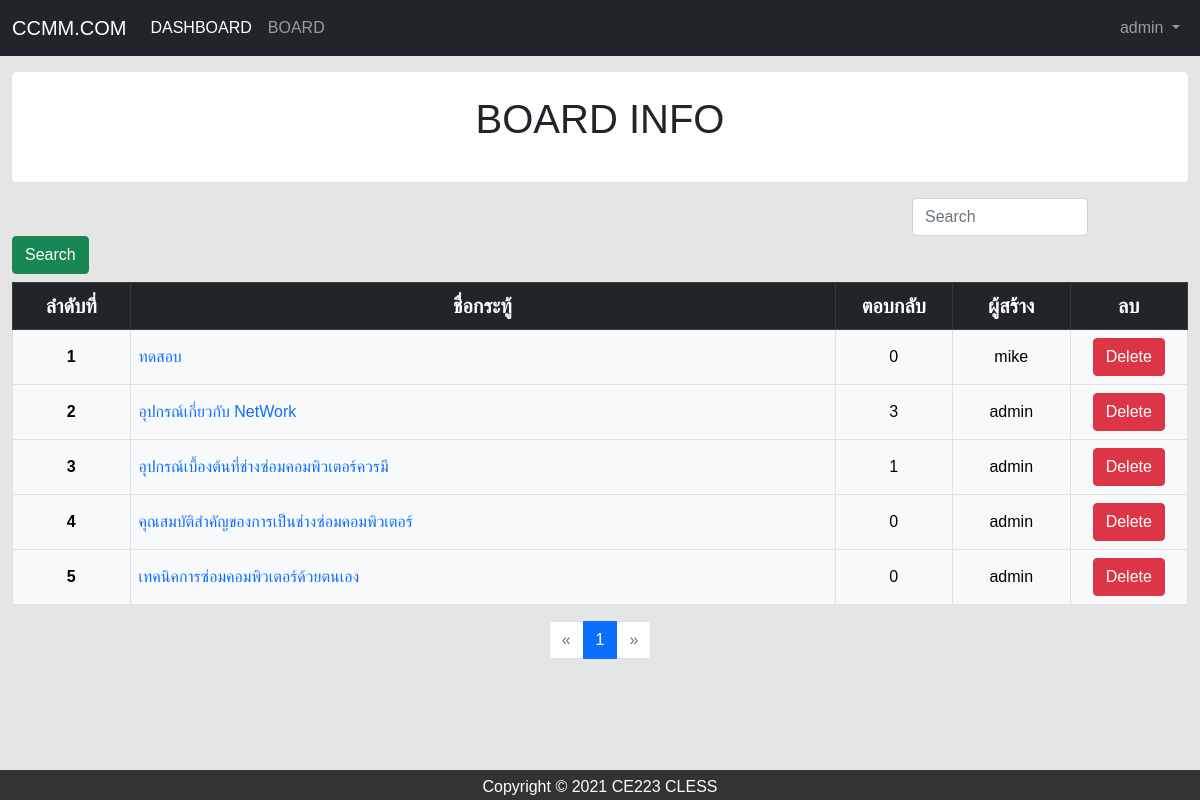
The page /admin/admin_home.php?x=blog_info&page (signed in) on the database its author committed.
### tables this page shows
CREATE TABLE `board` (
  `b_id` int(11) NOT NULL,
  `u_id` int(11) NOT NULL,
  `b_title` text NOT NULL,
  `b_detail` text NOT NULL,
  `b_date` datetime NOT NULL,
  `b_view` int(10) NOT NULL,
  `b_reply` int(10) NOT NULL,
  `b_cate` varchar(1) NOT NULL
);

CREATE TABLE `masterlogin` (
  `ID` int(11) NOT NULL,
  `username` varchar(20) NOT NULL,
  `email` varchar(50) NOT NULL,
  `password` varchar(20) NOT NULL,
  `firstname` varchar(50) NOT NULL,
  `lastname` varchar(50) NOT NULL,
  `address` varchar(100) NOT NULL,
  `phone` varchar(10) NOT NULL,
  `role` varchar(5) NOT NULL,
  `text` varchar(200) NOT NULL,
  `nickname` varchar(20) NOT NULL,
  `sex` varchar(4) NOT NULL,
  `Github` varchar(50) NOT NULL,
  `Twitter` varchar(50) NOT NULL,
  `Instagram` varchar(50) NOT NULL,
  `Facebook` varchar(50) NOT NULL,
  `image` text NOT NULL
);

### admin/blog_info.php (the view, shortened to what this page needs)
    <div class="container">
      <div class="row">
        <div class="col-12 col-sm-12 mt-3">
          <div class="alert alert-light " role="alert">
           <p class="fs-1 text-dark" align="center">BOARD INFO</p>
          </div>
        </div>
      </div>
      <form action="" method="post" id="form" enctype="multipart/form-data">
        <div class="row">
          <div class="col-9"></div>
      <div class="col-2">
        <input type="text" name="search" class="form-control" placeholder="Search">
      </div>
      <div class="col">
      <input type="submit" class="btn btn-success" name="btn-search" value="Search" >
      </div>
    </div>
    </form>
        <div class="col-12 col-sm-12 mt-2">
          <table class="table table-light table-bordered">
            <thead>
              <tr class="fs-5 table-dark">
                <th scope="col" width="10%" class="text-center">ลำดับที่</th>
                <th scope="col" width="60%" class="text-center">ชื่อกระทู้</th>
                <th scope="col" width="10%" class="text-center">ตอบกลับ</th>
                <th scope="col" width="10%" class="text-center">ผู้สร้าง</th>
                <th scope="col" width="10%" class="text-center">ลบ</th>
              </tr>
            </thead>
            <tbody>
            <?php
            $page = $_GET['page'];
            $per_page = 10;
            if($page==""){$page=1;}
            $res = $db->query('SELECT COUNT(*) FROM board');
            $num_rows = $res->fetchColumn();
            $total_page =ceil($num_rows/$per_page);
            $start = ($page-1)*$per_page;
            $num=0;
            if(isset($_POST['search'])){
              $search = $_POST['search'];
            $select_stmt = $db->prepare("SELECT * FROM board LEFT JOIN masterlogin ON board.u_id = masterlogin.ID WHERE board.b_title LIKE '%$search%' Order By b_id DESC LIMIT $start,10");
            $select_stmt->execute();}
            else if(!isset($_POST['search'])){
            $select_stmt = $db->prepare("SELECT * FROM board LEFT JOIN masterlogin ON board.u_id = masterlogin.ID Order By b_id DESC LIMIT $start,10");
            $select_stmt->execute(); }
            while($row = $select_stmt->fetch(PDO::FETCH_ASSOC)) {
            $num++;
            ?>
              <tr>
                <th class="text-center align-middle"><?php echo $num ?></th>
                <td class="align-middle"><a href="../user/blog.php?x=show&b_id=<?php echo $row['b_id']?>&cate=<?php echo$row['b_cate'];?>&page"><?php echo $row['b_title']?></td>
                <td class="text-center align-middle"><?php echo $row['b_reply']?></td>
                <td class="text-center align-middle"><?php echo $row['username']?></td>
                <td ><center><a href="?x=blog_info&delete_id=<?php echo $row['b_id']; ?>&page=<?php echo $page;?>" class="btn btn-danger btn-center">Delete</center></td>
              </tr>
              <?php } ?>
            </tbody>
          </table>
          <nav aria-label="Page navigation example">
          <ul class="pagination justify-content-center">
            <li <?php if($page == 1) {echo 'class="page-item disabled"';}
                  else echo 'class="page-item"';?>>
              <a class="page-link" href="admin_home.php?x=blog_info&page=<?php echo $page-1; ?>" aria-label="Previous">
                <span aria-hidden="true">&laquo;</span>
              </a>
            </li>
            <?php for($i=1;$i<=$total_page;$i++){ ?>
            <li <?php if($page == $i) echo 'class="page-item active"' ;?>><a class="page-link" href="admin_home.php?x=blog_info&page=<?php echo($i); ?>"><?php echo $i;?></a></li>
              <?php } ?>
            <li <?php if($page >= $total_page) {echo 'class="page-item disabled"';}
                  else echo 'class="page-item"';?>>
              <a class="page-link" href="admin_home.php?x=blog_info&page=<?php echo $page+1; ?>" aria-label="Next">
        <span aria-hidden="true">&raquo;</span>
      </a>
    </li>
  </ul>
</nav>
        </div>
      </div>

### style.css (style rules this page uses)
.container { max-width: 1300px; }
body { position: relative; padding-bottom: 58px; min-height: 100vh; }
* { margin: 0; padding: 0; box-sizing: border-box; font-family: 'Poppins' , sans-serif; }

### admin/admin_home.php (style rules this page uses)
A:link { text-decoration:none; }

### rows shown on the page
board: b_title "ทดสอบ", b_reply "0", u.username "mike"
board: b_title "อุปกรณ์เกี่ยวกับ NetWork", b_reply "3", u.username "admin"
board: b_title "อุปกรณ์เบื้องต้นที่ช่างซ่อมคอมพิวเตอร์ควรมี", b_reply "1", u.username "admin"
board: b_title "คุณสมบัติสำคัญของการเป็นช่างซ่อมคอมพิวเตอร์", b_reply "0", u.username "admin"
board: b_title "เทคนิคการซ่อมคอมพิวเตอร์ด้วยตนเอง", b_reply "0", u.username "admin"

### other values the page prints
$_SESSION['admin_login'] "admin"
